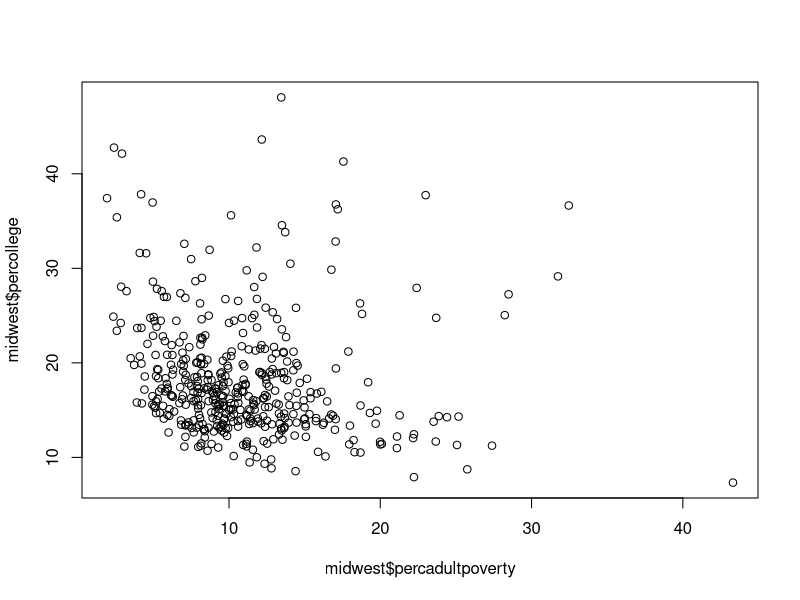
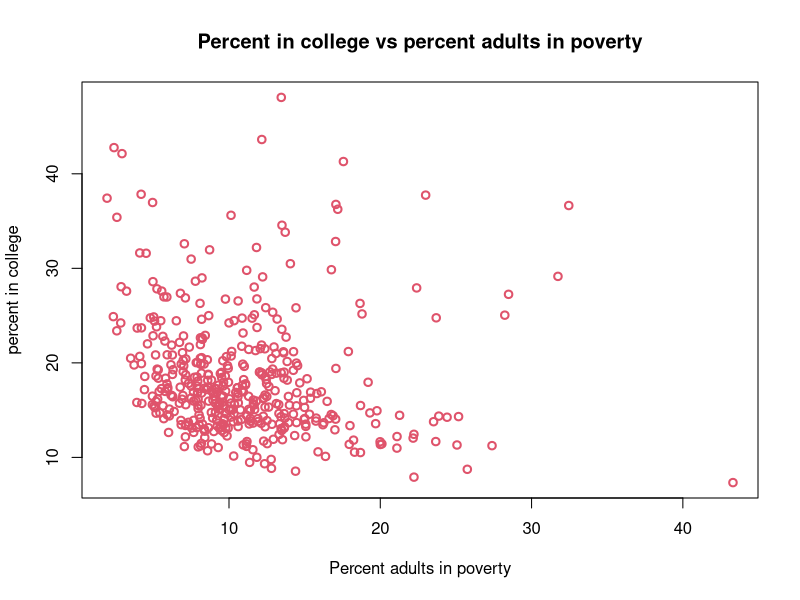
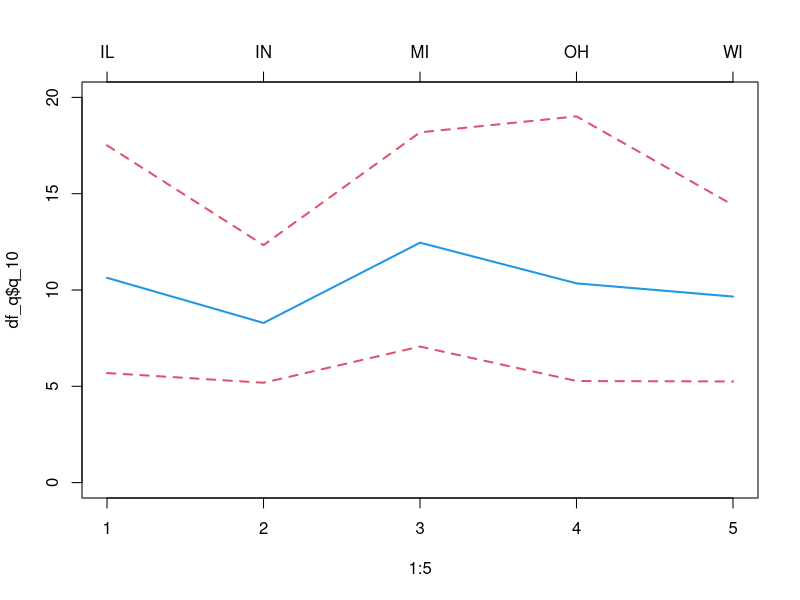
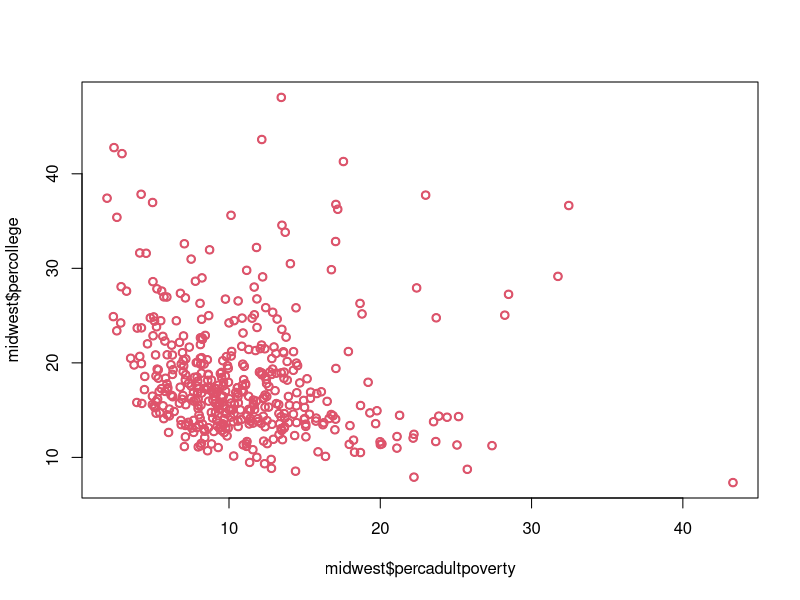
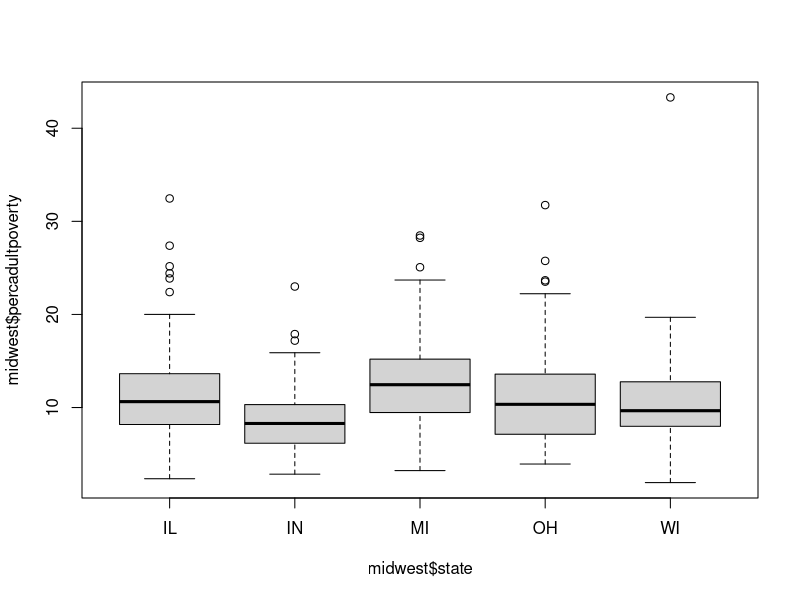
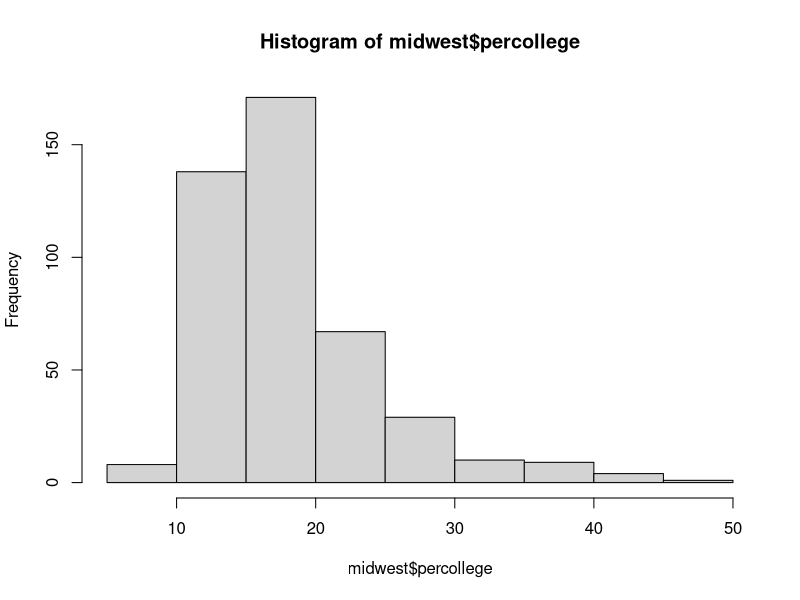
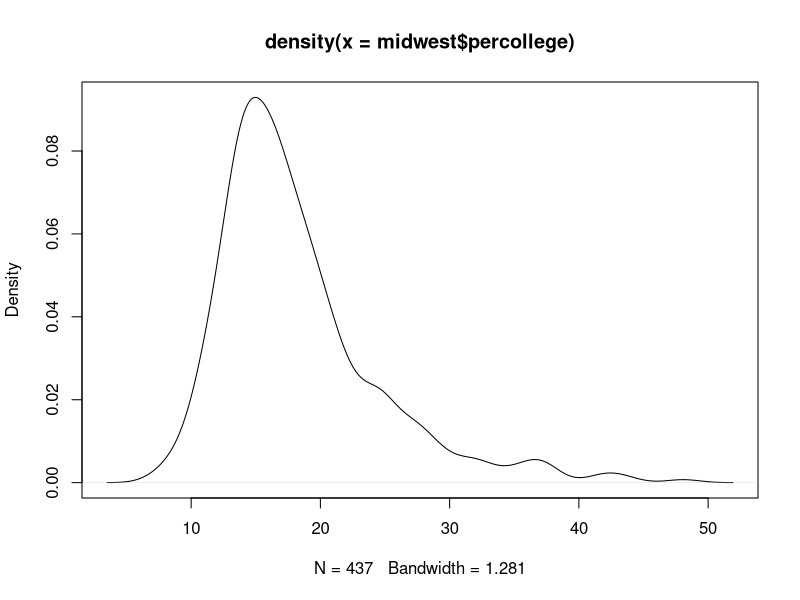
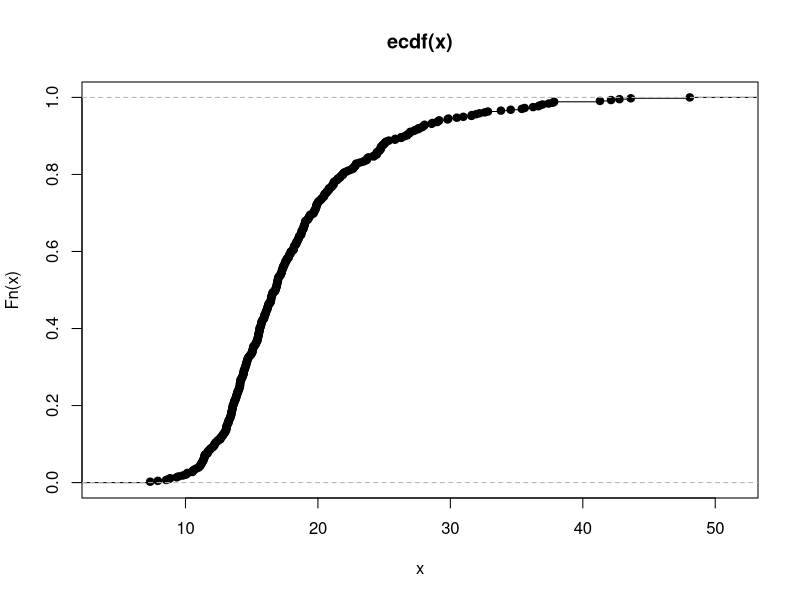

The R script that drew these images, in order:
## ---- chunk 1
library(tidyverse)
data("midwest")
glimpse(midwest)
## ---- chunk 2
    plot(midwest$percadultpoverty, midwest$percollege)
## ---- chunk 3
    plot(midwest$percadultpoverty, midwest$percollege, col = 2, lwd = 2,
         main = "Percent in college vs percent adults in poverty",
         xlab = "Percent adults in poverty",
         ylab = "percent in college")
## ---- chunk 4
    #get the quantiles
    library(dplyr)
    #calculate quantiles at of percadultpoverty for each state
    list_q <- tapply(midwest$percadultpoverty, midwest$state, quantile, c(.1,.5,.9))

    #convert the result into a dataframe with each column as one quantile and each row as one state
    df_q <- data.frame()
    df_q <- bind_rows(list_q[[1]], list_q[[2]], list_q[[3]], list_q[[4]], list_q[[5]])
    colnames(df_q) <- c("q_10", "q_50", "q_90")

    #plot them
    plot(1:5, df_q$q_10, ylim = c(0,20), type = "l", col = 2, lwd = 2, lty = 2)
    lines(1:5, df_q$q_50, col = 4, lwd = 2, lty = 1)
    lines(1:5, df_q$q_90, col = 2, lwd = 2, lty = 2)
    axis(side = 3, at = 1:5, labels = unique(midwest$state))
## ---- chunk 5
    plot(midwest$percadultpoverty, midwest$percollege)
    points(midwest$percadultpoverty, midwest$percollege, col = 2, lwd = 2, 
         main = "Percent in college vs percent adults in poverty",
         xlab = "Percent adults in poverty",
         ylab = "percent in college")

## ---- chunk 6
    boxplot(midwest$percadultpoverty ~ midwest$state)
## ---- chunk 7
hist(midwest$percollege)
## ---- chunk 8
plot(density(midwest$percollege))
## ---- chunk 9
plot.ecdf(midwest$percollege)
## ---- chunk 10
midwest %>%
  ggplot()
## ---- chunk 11
midwest %>%
  ggplot() +
  aes(x = percadultpoverty, y = percollege)
## ---- chunk 12
midwest %>%
  ggplot() +
  aes(x = percadultpoverty, y = percollege) +
  geom_point()
## ---- chunk 13
midwest %>%
  ggplot() +
  aes(x = percadultpoverty, y = percollege, color = state) +
  geom_point()
## ---- chunk 14
midwest %>%
  ggplot(aes(x = percadultpoverty, y = percollege)) +
  geom_point()
## ---- chunk 15
midwest %>%
  ggplot() +
  geom_point(aes(x = percadultpoverty, y = percollege))
## ---- chunk 16
midwest %>%
  ggplot(aes(x = percadultpoverty, y = percollege)) +
  geom_point() +
  geom_smooth(method  ="lm")
## ---- chunk 17
midwest %>%
  ggplot(aes(x=state)) +
  geom_bar()
## ---- chunk 18
midwest %>%
  ggplot(aes(x=state, y = area)) +
  geom_col()
## ---- chunk 19
midwest %>%
  summarise(mean_area = mean(area), .by = state) %>%
  ggplot(aes(x = state, y = mean_area)) +
  geom_col()
## ---- chunk 20
midwest %>%
  ggplot() +
  geom_point(aes(x = percadultpoverty, y = percollege), color = "red", alpha = .3)
## ---- chunk 21
midwest %>%
  ggplot() +
  geom_point(aes(x = percadultpoverty, y = percollege, color = state), color = "red", alpha = .3)
## ---- chunk 22
midwest %>%
  ggplot() +
  geom_point(aes(x = percadultpoverty, y = percollege), color = "red", alpha = .3) + scale_x_continuous(breaks = seq(0,40,5),labels = scales::label_percent(scale = 1)) +
  scale_y_continuous(breaks = seq(0,50,5),labels = scales::label_percent(scale = 1))
## ---- chunk 23
midwest %>%
  ggplot() +
  geom_point(aes(x = percadultpoverty, y = percollege), color = "red", alpha = .3) + scale_x_continuous(breaks = seq(0,25,5),labels = scales::label_percent(scale = 1), limits = c(0, 25)) +
  scale_y_continuous(breaks = seq(0,50,5),labels = scales::label_percent(scale = 1))
## ---- chunk 24
midwest %>%
  ggplot(aes(x = state, y = percadultpoverty)) +
  geom_bar(stat = "summary", fun = mean) +
  scale_y_continuous(limits = c(0,10))
## ---- chunk 25
midwest %>%
  ggplot() +
  geom_point(aes(x = percadultpoverty, y = percollege, color = state), alpha = .8) +
  scale_color_brewer(palette = "Dark2")
## ---- chunk 26
midwest %>%
  ggplot() +
  geom_point(aes(x = percadultpoverty, y = percollege, color = state), alpha = .8) +
  scale_color_manual(values = c("IL" = "#5f0f40", "IN" = "#9a031e", "MI" = "#fb8b24", "OH" = "#e36414", "WI" = "#0f4c5c"))
## ---- chunk 27
midpoint <- mean(midwest$area)
midwest %>%
  ggplot() +
  geom_point(aes(x = percadultpoverty, y = percollege, color = area)) +
  scale_color_gradient2(low = "#e63946", mid = "#8d99ae", high = "#1d3557", midpoint = midpoint)
## ---- chunk 28
midwest %>%
  ggplot(aes(x = state, y = percollege)) +
  geom_violin(alpha = .4) +
  geom_point()
## ---- chunk 29
midwest %>%
  ggplot(aes(x = state, y = percollege)) +
  geom_violin(alpha = .4) +
  geom_point(position = position_jitter(height = 0, width = .2))
## ---- chunk 30
midwest %>%
  ggplot(aes(x = state, fill = as.factor(inmetro))) +
  geom_bar()
## ---- chunk 31
midwest %>%
  ggplot(aes(x = state, fill = as.factor(inmetro))) +
  geom_bar(position = "fill")
## ---- chunk 32
midwest %>%
  summarise(mean_perc = mean(percadultpoverty), .by = c(state, inmetro)) %>%
  ggplot(aes(x = inmetro, y = mean_perc, fill = state)) +
  geom_col()
## ---- chunk 33
midwest %>%
  summarise(mean_perc = mean(percadultpoverty), .by = c(inmetro, state)) %>%
  ggplot(aes(x = as.factor(inmetro), y = mean_perc, fill = state)) +
  geom_col(position = position_dodge(width = .9))
